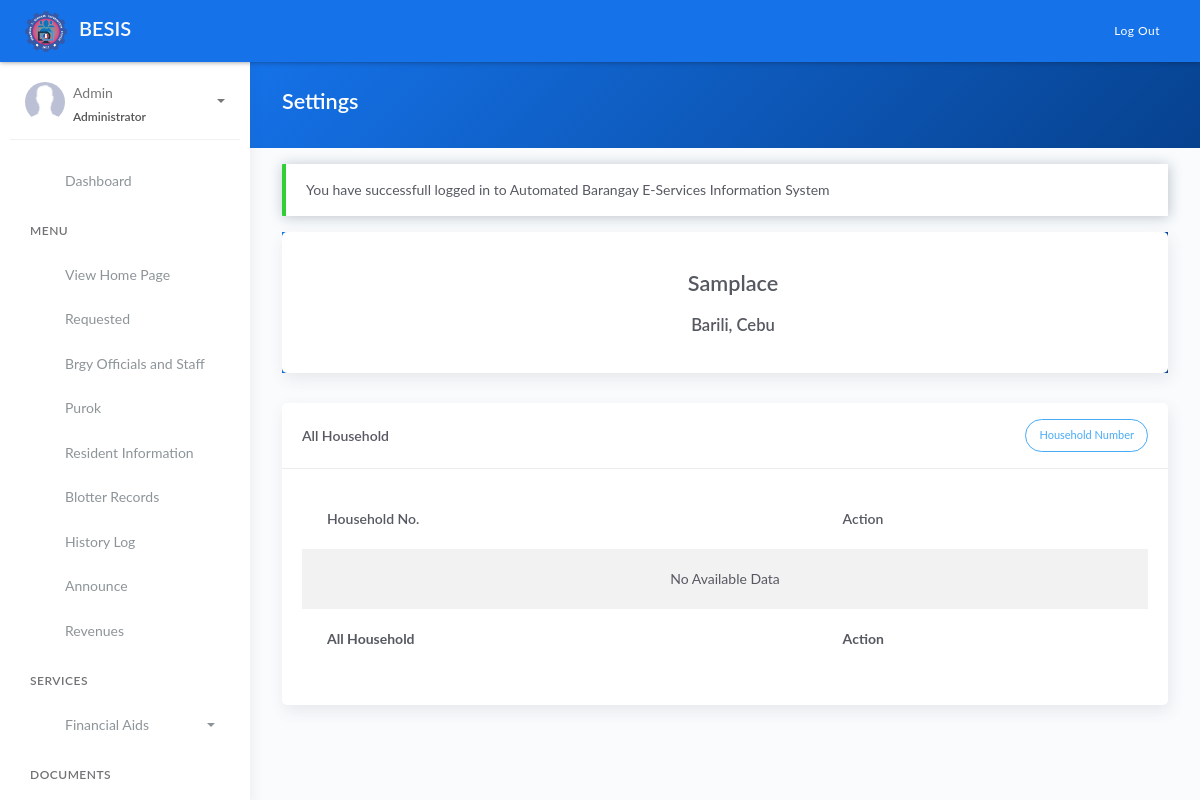
The page /house.php (signed in) on the database as committed earlier.
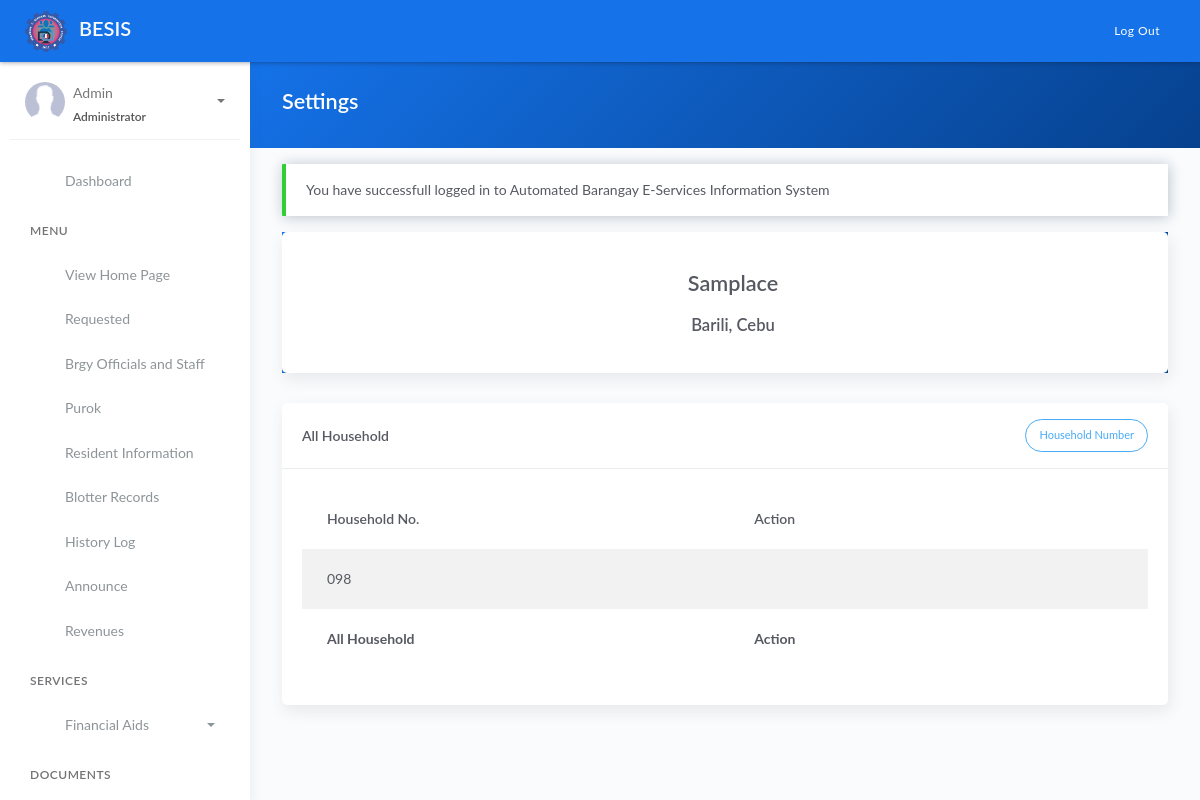
The same page on the database as committed later.
### tables this page shows
CREATE TABLE `tbl_household` (
  `id` int(11) NOT NULL,
  `household` varchar(50) DEFAULT NULL,
  PRIMARY KEY (`id`)
);

### templates/main-header.php (called while the page is built, shortened)
<?php include 'model/fetch_brgy_info.php' ?>

### model/fetch_brgy_info.php (called while the page is built, shortened)
<?php
    $query = "SELECT * FROM tblbrgy_info";
    $result = $conn->query($query);
	$row = $result->fetch_assoc();
	if($row){
		$brgy 		= $row['brgy_name'];
	}
?>

### house.php (the view, shortened to what the changed rows need)
<?php include 'server/server.php' ?>
<?php
    $query = "SELECT * FROM tbl_household ORDER BY `household` asc";
    $result = $conn->query($query);
    $house = array();
	while($row = $result->fetch_assoc()){
		$house[] = $row;
	}
?>
<!DOCTYPE html>
<html lang="en">
<head>
	<?php include 'templates/header.php' ?>
</head>
<body>
	<div class="wrapper">
		<?php include 'templates/main-header.php' ?>
		<div class="main-panel">
			<div class="content">
				<div class="panel-header bg-primary-gradient">
					<div class="page-inner">
						<div class="d-flex align-items-left align-items-md-center flex-column flex-md-row">
							<div>
								<h2 class="text-white fw-bold">Settings</h2>
							</div>
						</div>
					</div>
				</div>
				<div class="page-inner">
                    <div class="row mt--2">
                        <div class="col-md-12">
                <div class="panel-header bg-primary-gradient">
                            <div class="card">
                                <div class="card-body">
                                    <div class="d-flex flex-wrap pb-2 justify-content-between">
                                        <div class="px-2 pb-2 pb-md-0 text-center">
                                            <h2 class="fw-bold mt-3"><?= ucwords($brgy) ?></h2>
                                        </div>
                                    </div>
                                </div>
                            </div>
                </div>
                            <div class="card">
                                <div class="card-body">
                                    <div class="table-responsive">
                                        <table class="table table-striped">
                                            <thead>
                                                <tr>
                                                    <th scope="col">Household No.</th>
                                                    <th scope="col">Action</th>
                                                </tr>
                                            </thead>
                                            <tbody>
                                                <?php if(!empty($house)): ?>
                                                    <?php $no=1; foreach($house as $row): ?>
                                                    <tr>
                                                        <td><? $no; ?><?=  $row['household']; ?></td>
                                                        <td>
                                                            <div class="form-button-action">
                                                                <a type="button" href="#edit" data-toggle="modal" class="btn btn-link btn-primary"
                                                                    household="Edit Household" onclick="editHousehold(this)" data-id="<?= $row['id'] ?>"data-household="<?= $row['household'] ?>" >
                                                                </a>
                                                                <a type="button" data-toggle="tooltip" href="model/remove_houseno.php?id=<?= $row['id'] ?>" onclick="return confirm('Are you sure you want to delete this Household No.?');"
                                                                    class="btn btn-link btn-danger" data-original-household="Remove">
                                                                </a>
                                                            </div>
                                                        </td>
                                                    </tr>
                                                    <?php $no++; endforeach ?>
                                                <?php else: ?>
                                                    <tr>
                                                        <td colspan="3" class="text-center">No Available Data</td>
                                                    </tr>
                                                <?php endif ?>
                                            </tbody>
                                            <tfoot>
                                                <tr>
                                                    <th scope="col">All Household</th>
                                                    <th scope="col">Action</th>
                                                </tr>
                                            </tfoot>
                                        </table>
                                    </div>
                                </div>
                            </div>
                        </div>
                    </div>
                </div>
            </div>
		</div>
	</div>
</body>
</html>

Rows that differ between the two databases and show on the page:
added tbl_household: household "098"
Other text that changed with them:
text no longer shown: "No Available Data"
